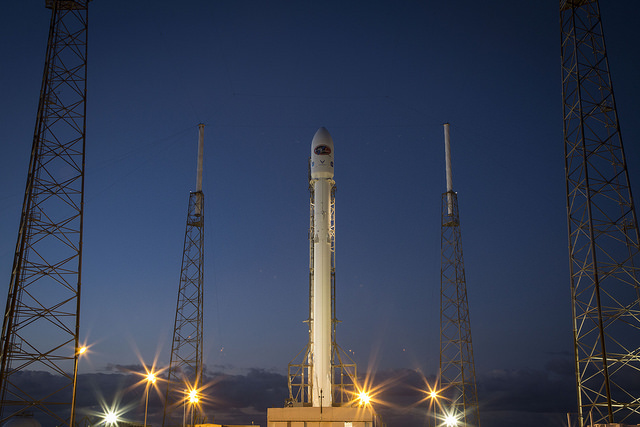
#> input picture skimage.data.rocket(), 640 x 427 px
$ python image_scikit.py   (older library calls are emulated)
#> lines starting #> are read from the running program, lines starting #| are printed output that depends on the picture; after the words box and inside, x2 and y2 are one past the last pixel; in counts of white or black regions, pixels touching at a corner belong together
from skimage.filters import gaussian
from skimage.filters import sobel
from skimage import color
from skimage.color import rgb2gray
from skimage.filters import try_all_threshold
from skimage.filters import threshold_local
from skimage.filters import threshold_otsu
import matplotlib.pyplot as plt
import numpy as np
from skimage import data, color
rocket_image = data.rocket()
#> rocket_image is the input picture: shape (427, 640, 3); mean R, G, B 52.3, 61.3, 82.3
coffee_image = data.coffee()
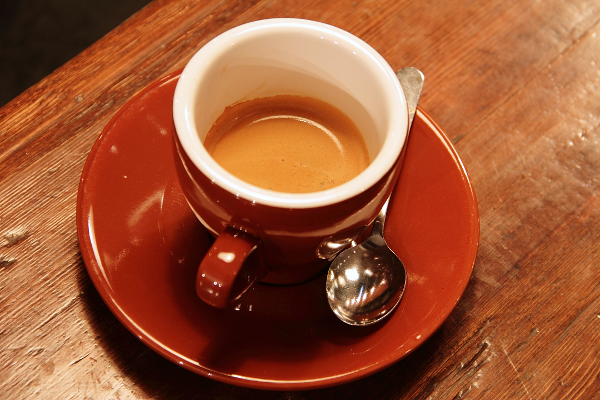
#> input picture skimage.data.coffee(), 600 x 400 px
#> coffee_image is the input picture: shape (400, 600, 3); mean R, G, B 158.6, 85.8, 51.5
coin_image = data.coins()
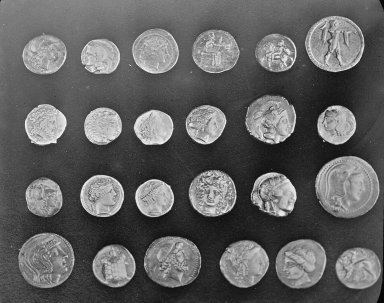
#> input picture skimage.data.coins(), 384 x 303 px
#> coin_image is the input picture: shape (303, 384); min 1, max 252, mean 96.9
print(rocket_image.shape)  # (427, 640, 3)
#| (427, 640, 3)
print(coffee_image.shape)  # (400, 600, 3)
#| (400, 600, 3)
print(coin_image.shape)  # (303, 384)
#| (303, 384)

grayscale = color.rgb2gray(rocket_image)
rgb = color.gray2rgb(grayscale)


def show_image(image, title='Image', cmap_type='gray'):
    plt.imshow(image, cmap=cmap_type)
    plt.title(title)
    plt.axis('off')
    plt.show()


show_image(grayscale, "Grayscale")


# Numpy for image

image = plt.imread('./images/ev1.JPG')
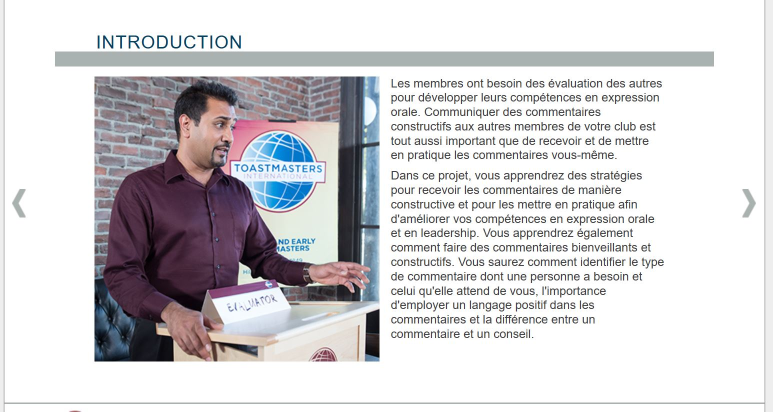
#> input picture images/ev1.JPG, 1545 x 823 px (shown at 1/2 size)
#> image is the input picture: shape (823, 1545, 3); mean R, G, B 211.8, 210.4, 213
print(type(image))  # <class 'numpy.ndarray'>
#| <class 'numpy.ndarray'>

# obtaining the red values of the image

red = image[:, :, 0]

# obtaining the green values of the image

green = image[:, :, 1]

# obtaining the blue values of the image

blue = image[:, :, 2]

# display the red nuances in gray

plt.imshow(red, cmap="gray")
plt.title('Red')
plt.axis('off')
plt.show()

# plt.imshow(green, cmap="gray")
# plt.imshow(blue, cmap="gray")


# get the shape
print(image.shape)  # (823, 1545, 3)
#| (823, 1545, 3)
print(image.size)  # 3814605
#| 3814605

# flipping the image

vertically_flipped = np.flipud(image)
show_image(vertically_flipped, 'Vertically Flipped')

horizontally_flipped = np.fliplr(image)
show_image(horizontally_flipped, 'Horizontally Flipped')

# flip vertically then horizontally and finaly put the image in gray
flip_image = np.flip(image)
show_image(flip_image, 'Flipped')


# show the histogram of red image

plt.hist(red.ravel(), bins=256)
plt.show()
#> figure, not shown here; tallest bar 691954 high, from x = 254 to 255

# show the histogram of the image
plt.hist(image.ravel(), bins=256)
plt.show()
#> figure, not shown here; tallest bar 2108290 high, from x = 254 to 255

# Thresholding

thresh = 127

binary = grayscale > thresh
#> binary: shape (427, 640) bool; every value is 0
print(type(binary))  # <class 'numpy.ndarray'>
#| <class 'numpy.ndarray'>
print(type(image))  # <class 'numpy.ndarray'>
#| <class 'numpy.ndarray'>
inverted_binary = image <= thresh
show_image(rocket_image, 'Original')
show_image(binary, 'Thresholded')


# Import the otsu threshold function


chess_pieces_image = data.rocket()
# Make the image grayscale using rgb2gray
chess_pieces_image_gray = color.rgb2gray(chess_pieces_image)

# Obtain the optimal threshold value with otsu
thresh = threshold_otsu(chess_pieces_image_gray)
#> thresh = 0.291

# Apply thresholding to the image
binary = chess_pieces_image_gray > thresh
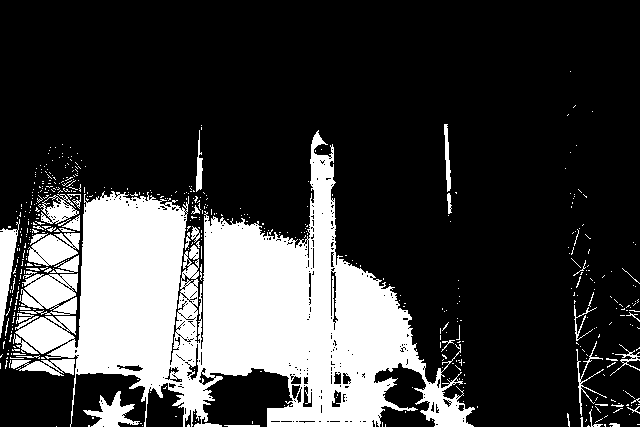
#> binary: shape (427, 640) bool; 24.8% white; 509 white regions (464 under 20 px), largest, box (x1, y1, x2, y2) and area: (13, 130, 475, 427) 57452, (19, 273, 78, 315) 1821, (28, 233, 80, 266) 1164

# Show the image
show_image(binary, 'Binary image')

"""
Awesome! You just converted the image to binary and we can
separate the foreground from the background.


When the background isn't that obvious

Sometimes, it isn't that obvious to identify the background.
If the image background is relatively uniform, then you can use
a global threshold value as we practiced before, using threshold_otsu().
However, if there's uneven background illumination, adaptive thresholding
threshold_local() (a.k.a. local thresholding) may produce better results.
"""
# Import the otsu threshold function

# Obtain the optimal otsu global thresh value
block_size = 35
global_thresh = threshold_local(grayscale, block_size, offset=10)

# Obtain the binary image by applying global thresholding
binary_global = grayscale > global_thresh
#> binary_global: shape (427, 640) bool; every value is 1

# Show the binary image obtained
show_image(binary_global, 'Global thresholding')


"""
When we are not sure on what algorithm to use
"""

# Import the try all function

# Import the rgb to gray convertor function

# Turn the fruits_image to grayscale
grayscale = rgb2gray(rocket_image)

# Use the try all method on the resulting grayscale image
fig, ax = try_all_threshold(grayscale, verbose=False)

# Show the resulting plots
plt.show()

"""
Apply thresholding
In this exercise, you will decide what type of thresholding is best
used to binarize an image of knitting and craft tools. In doing so,
you will be able to see the shapes of the objects, from paper hearts
to scissors more clearly.
"""


"""
Edge detection
In this exercise, you'll detect edges in an image by applying the Sobel filter.
"""
# Import the color module

# Import the filters module and sobel function

# Make the image grayscale
soaps_image_gray = color.rgb2gray(rocket_image)

# Apply edge detection filter
edge_sobel = sobel(soaps_image_gray)

# Show original and resulting image to compare
show_image(rocket_image, "Original")
show_image(edge_sobel, "Edges with Sobel")


"""
Blurring to reduce noise
In this exercise you will reduce the sharpness of an image of a building taken
during a London trip, through filtering.
"""

# Import Gaussian filter

# Apply filter
gaussian_image = gaussian(rocket_image, channel_axis=-1)

# Show original and resulting image to compare
show_image(gaussian_image, "Original")
show_image(gaussian_image, "Reduced sharpness Gaussian")


"""

# Import the required module
from skimage import exposure

# Show original x-ray image and its histogram
show_image(chest_xray_image, 'Original x-ray')

plt.title('Histogram of image')
plt.hist(chest_xray_image.ravel(), bins=256)
plt.show()

# Use histogram equalization to improve the contrast
xray_image_eq =  exposure.equalize_hist(chest_xray_image)

show_image(xray_image_eq)


Aerial image
In this exercise, we will improve the quality of an aerial image of a city.
The image has low contrast and therefore we can not distinguish all the
elements in it.

Image loaded as image_aerial


- Import the required module from scikit-image.
- Use the histogram equalization function from the module previously imported.
- Show the resulting image


# Import the required module
from skimage import exposure

# Use histogram equalization to improve the contrast
image_eq =  exposure.equalize_hist(image_aerial)

# Show the original and resulting image
show_image(image_aerial, 'Original')
show_image(image_eq, 'Resulting image')


Let's add some impact and contrast
Have you ever wanted to enhance the contrast of your photos so that they appear
more dramatic?

In this exercise, you'll increase the contrast of a cup of coffee.
Something you could share with your friends on social media. Don't
forget to use #ImageProcessingDatacamp as hashtag!

Even though this is not our Sunday morning coffee cup, you can still
apply the same methods to any of our photos.

A function called show_image(), that displays an image using Matplotlib,
has already been defined. It has the arguments image and title, with title
being 'Original' by default.


Import the module that includes the Contrast Limited Adaptive Histogram Equalization
(CLAHE) function.

Obtain the image you'll work on, with a cup of coffee in it, from the module that holds
all the images for testing purposes.

From the previously imported module, call the function to apply the adaptive
equalization method on the original image and set the clip limit to 0.03.
"""
# exercise to show contrast

# Import the required module
from skimage import exposure

# load the image
chest_xray_image = plt.imread('./images/contrast_plus.png')
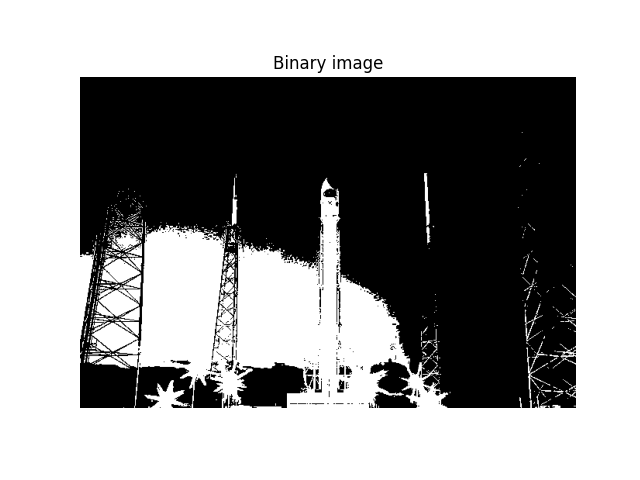
#> input picture images/contrast_plus.png, 640 x 480 px
#> chest_xray_image is the input picture: shape (480, 640, 4) float32; mean R, G, B, A 0.597, 0.597, 0.597, 1

# Show original x-ray image and its histogram
show_image(chest_xray_image, 'Original x-ray')

plt.title('Histogram of image')
plt.hist(chest_xray_image.ravel(), bins=256)
plt.show()
#> figure, not shown here; tallest bar 835398 high, from x = 0.996 to 1

# Use histogram equalization to improve the contrast
xray_image_eq =  exposure.equalize_hist(chest_xray_image)

show_image(xray_image_eq)


# Exercise : Add contrast to make the image more ddramatic

# Import the necessary modules
from skimage import data, exposure

# Load the image
original_image = data.coffee()

# Apply the adaptive equalization on the original image
adapthist_eq_image = exposure.equalize_adapthist(original_image, clip_limit=0.03)

# Compare the original image to the equalized
show_image(original_image)
show_image(adapthist_eq_image, '#ImageProcessingDatacamp')

# Perfect!!!!!


"""
Aliasing, rotating and rescaling
Let's look at the impact of aliasing on images.

Remember that aliasing is an effect that causes different signals,
in this case pixels, to become indistinguishable or distorted.

You'll make this cat image upright by rotating it 90 degrees and
then rescaling it two times. Once with the anti aliasing filter
applied before rescaling and a second time without it, so you
can compare them.
"""

# Import the module and the rotate and rescale functions
from skimage.transform import rotate, rescale

image_cat = data.cat()
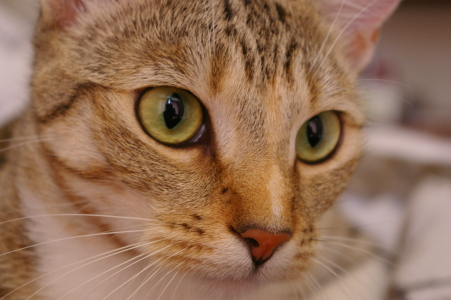
#> input picture skimage.data.cat(), 451 x 300 px
#> image_cat is the input picture: shape (300, 451, 3); mean R, G, B 147.7, 111.4, 86.8
show_image(image_cat, 'Cat!')
# Rotate the image 90 degrees clockwise
rotated_cat_image = rotate(image_cat, -90)

# Rescale with anti aliasing
# on remplace multichannel=True avec channel_axis=-1
rescaled_with_aa = rescale(rotated_cat_image, 1/4, anti_aliasing=True, channel_axis=-1)
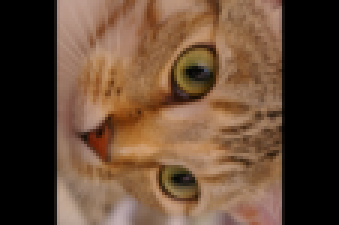
#> rescaled_with_aa: shape (75, 113, 3) float64 (shown 3 times larger); mean R, G, B 0.387, 0.284, 0.208

# Rescale without anti aliasing
rescaled_without_aa = rescale(rotated_cat_image, 1/4, anti_aliasing=False, channel_axis=-1)

# Show the resulting images
show_image(rescaled_with_aa, "Transformed with anti aliasing")
show_image(rescaled_without_aa, "Transformed without anti aliasing")


"""
Enlarging images
Have you ever tried resizing an image to make it larger? This usually results
in loss of quality, with the enlarged image looking blurry.

The good news is that the algorithm used by scikit-image works very well
for enlarging images up to a certain point.

In this exercise you'll enlarge an image three times!!

You'll do this by rescaling the image of a rocket, that will be loaded from
the data module.


Import the module and function needed to enlarge images, you'll do this by rescaling.
Import the data module.
Load the rocket() image from data.
Enlarge the rocket_image so it is 3 times bigger, with the anti aliasing filter applied.
Make sure to set multichannel to True or you risk your session timing out!

"""


# Import the module and function to enlarge images
from skimage.transform import rescale


# Load the image from data
rocket_image = data.rocket()

# Enlarge the image so it is 3 times bigger
enlarged_rocket_image = rescale(rocket_image, 3, anti_aliasing=True, channel_axis=-1)

# Show original and resulting image
show_image(rocket_image)
show_image(enlarged_rocket_image, "3 times enlarged image")


"""
Proportionally resizing
We want to downscale the images of a veterinary blog website so all of them have the same
compressed size.

It's important that you do this proportionally, meaning that these are not distorted.

First, you'll try it out for one image so you know what code to test later in the rest
of the pictures.

Import the module and function to resize.

Set the proportional height and width so it is half the image's height size.

Resize using the calculated proportional height and width.
"""

# Import the module and function
from skimage.transform import resize

dogs_banner = data.cat()

# Set proportional height so its half its size
height = int(dogs_banner.shape[0]/ 2)
#> height = 150
width = int(dogs_banner.shape[1] / 2)
#> width = 225

# Resize using the calculated proportional height and width
image_resized = resize(dogs_banner, (height, width),
                       anti_aliasing=True)

# Show the original and resized image
show_image(dogs_banner, 'Original')
show_image(image_resized, 'Resized image')
